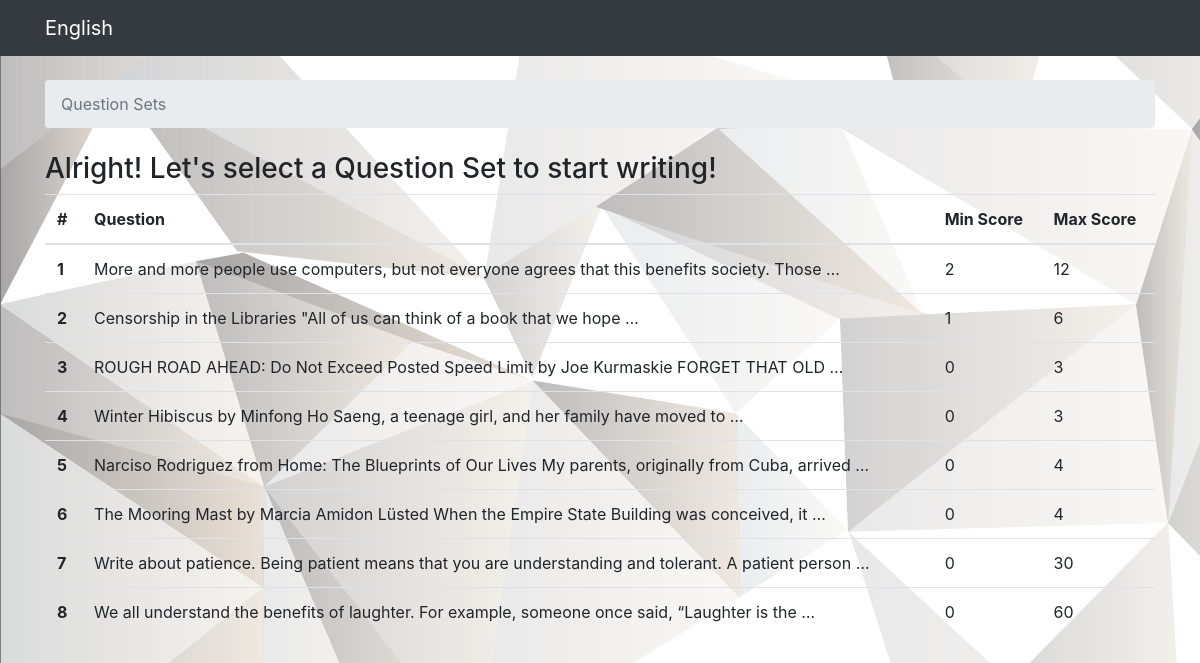
Page //index on the committed database.
### grader/models.py (models this page shows, shortened)
class Question(models.Model):
    question_title = models.TextField(max_length=100000)
    set = models.IntegerField(unique=True)
    min_score = models.IntegerField()
    max_score = models.IntegerField()

### grader/views.py (the view)
# urls.py: path('/index', views.index, name = 'index'),
def index(request):
    questions_list = Question.objects.order_by('set')
    context = {
        'questions_list': questions_list,
    }
    return render(request, 'grader/index.html', context)

### grader/templates/grader/index.html (shortened to what this page needs)
{% extends 'base.html' %}
{% block breadcrumb %}
  <li class="breadcrumb-item active">Question Sets</li>
{% endblock %}
{% block content %}
    {% if questions_list %}
        <p class="h3">Alright! Let's select a Question Set to start writing!</p>
        <table class="table">
                <thead>
                  <tr>
                    <th scope="col">#</th>
                    <th scope="col">Question</th>
                    <th scope="col">Min Score</th>
                    <th scope="col">Max Score</th>
                  </tr>
                </thead>
                {% for question in questions_list %}
                    <tr class="clickable-row" data-href='/{{ question.set }}'>
                        <th scope="row">{{ question.set }}</th>
                        <td>{{ question.question_title|truncatewords:15 }}</td>
                        <td>{{ question.min_score }}</td>
                        <td>{{ question.max_score }}</td>
                      </tr>
                {% endfor %}
        </table>
    {% else %}
        <p>No polls are available.</p>
    {% endif %}
{% endblock %}

### templates/base.html (shortened to what this page needs)
<!DOCTYPE html>
{% load static %}
<html>
  <head>
    <link rel="stylesheet" href="{% static 'css/bootstrap.min.css' %}">
  </head>
  <body  background="{% static 'images/barell.jpg' %}">
    <nav class="navbar navbar-expand-lg navbar-dark bg-dark">
      <div class="container">
        <a class="navbar-brand" href="{% url 'index' %}">English</a>
      </div>
    </nav>
    <div class="container">
      <ol class="breadcrumb my-4">
        {% block breadcrumb %}
        {% endblock %}
      </ol>
      {% block content %}
      {% endblock %}
    </div>
  </body>
</html>

### rows in the picture
Question: set "1", question_title "More and more people use computers, but not everyone agrees that this benefits society. Those …", min_score "2", max_score "12"
Question: set "2", question_title "Censorship in the Libraries \"All of us can think of a book that we hope …", min_score "1", max_score "6"
Question: set "3", question_title "ROUGH ROAD AHEAD: Do Not Exceed Posted Speed Limit by Joe Kurmaskie FORGET THAT OLD …", min_score "0", max_score "3"
Question: set "4", question_title "Winter Hibiscus by Minfong Ho Saeng, a teenage girl, and her family have moved to …", min_score "0", max_score "3"
Question: set "5", question_title "Narciso Rodriguez from Home: The Blueprints of Our Lives My parents, originally from Cuba, arrived …", min_score "0", max_score "4"
Question: set "6", question_title "The Mooring Mast by Marcia Amidon Lüsted When the Empire State Building was conceived, it …", min_score "0", max_score "4"
Question: set "7", question_title "Write about patience. Being patient means that you are understanding and tolerant. A patient person …", min_score "0", max_score "30"
Question: set "8", question_title "We all understand the benefits of laughter. For example, someone once said, “Laughter is the …", min_score "0", max_score "60"
